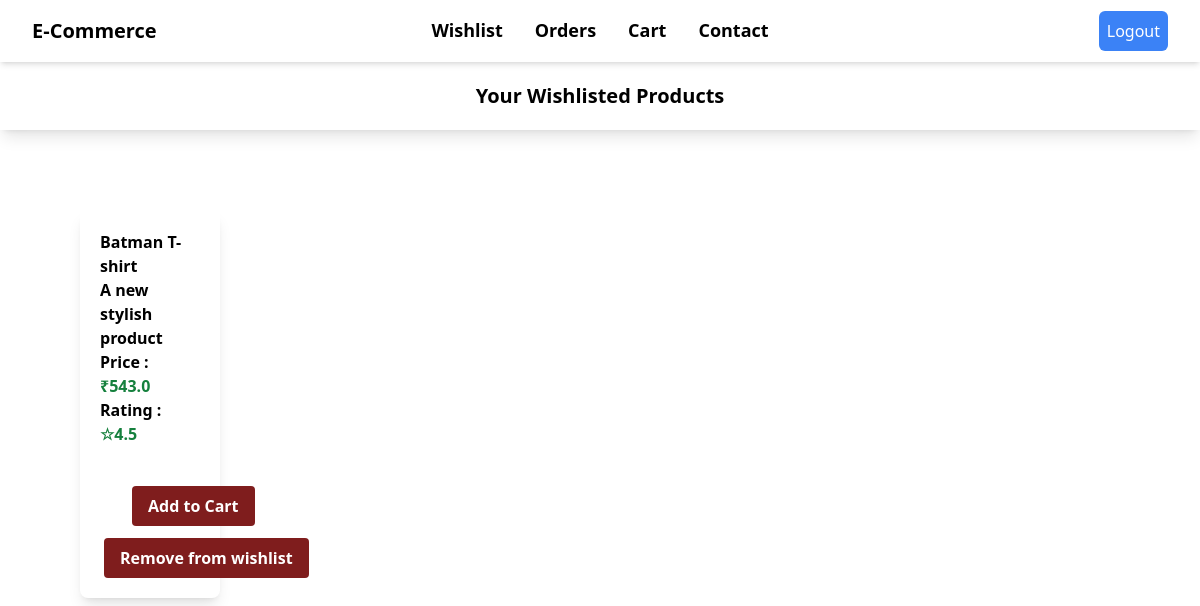
Page /wishlist/ (signed in) on the committed database.
### store/models.py (models this page shows, shortened)
class Wishlist(models.Model):
    user = models.ForeignKey(User,on_delete=models.CASCADE)
    product = models.ForeignKey(Product,on_delete=models.CASCADE)

class Product(models.Model):
    name = models.CharField(max_length=200)
    description = models.CharField(max_length=200)
    rating = models.FloatField()
    price = models.FloatField()
    image = models.CharField(max_length=10000)

### store/views.py (the view)
# urls.py: path('wishlist/',views.wishlist,name='wishlist'),
@login_required(login_url='login')
def wishlist(request):
    wish_items = Wishlist.objects.filter(user=request.user)
    return render(request,'store/wishlist.html',{'wish_items':wish_items})

### store/templates/store/wishlist.html (shortened to what this page needs)
{% extends 'store/base.html' %}
{% block body %}
 <div class="p-5 flex justify-center items-center shadow-lg">
    <h1 class="font-bold text-xl justify-center items-center">Your Wishlisted Products</h1>
 </div>
 <div class="product-container flex grid grid-cols-4">
  {% for item in wish_items %}
  <div class="product shadow-lg w-12/2 h-auto rounded-lg m-20">
    <div class="p-5">
        <div class="font-bold">
            {{item.product.name}}
        </div>
        <div class="font-semibold">
            {{item.product.description}}
        </div>
        <div class="font-bold">
            Price :
            <span class="font-bold text-green-700">₹{{item.product.price}}</span>
        </div>
        <div class="font-bold">
            Rating :
            <span class="font-bold text-green-700">☆{{item.product.rating}}</span>
        </div>
          <form action="{% url 'add_to_cart' %}" method="post" class="px-8 mt-10">
            <input type="submit" class="btn bg-red-900 text-white font-semibold py-2 px-4 mt-3 rounded flex justify-center items-center" value="Add to Cart">
          </form>
          <form action="{% url 'remove_from_wishlist' %}" method="post" class="mx-1">
            <input type="submit" class="btn bg-red-900 text-white font-semibold py-2 px-4 mt-3 rounded items-center add_wishlist" value="Remove from wishlist">
            </form>
    </div>
</div>
  {% endfor %}
</div>
{% endblock %}

### rows in the picture
Wishlist: product.name "Batman T-shirt", product.description "A new stylish product", product.price "543.0", product.rating "4.5"
